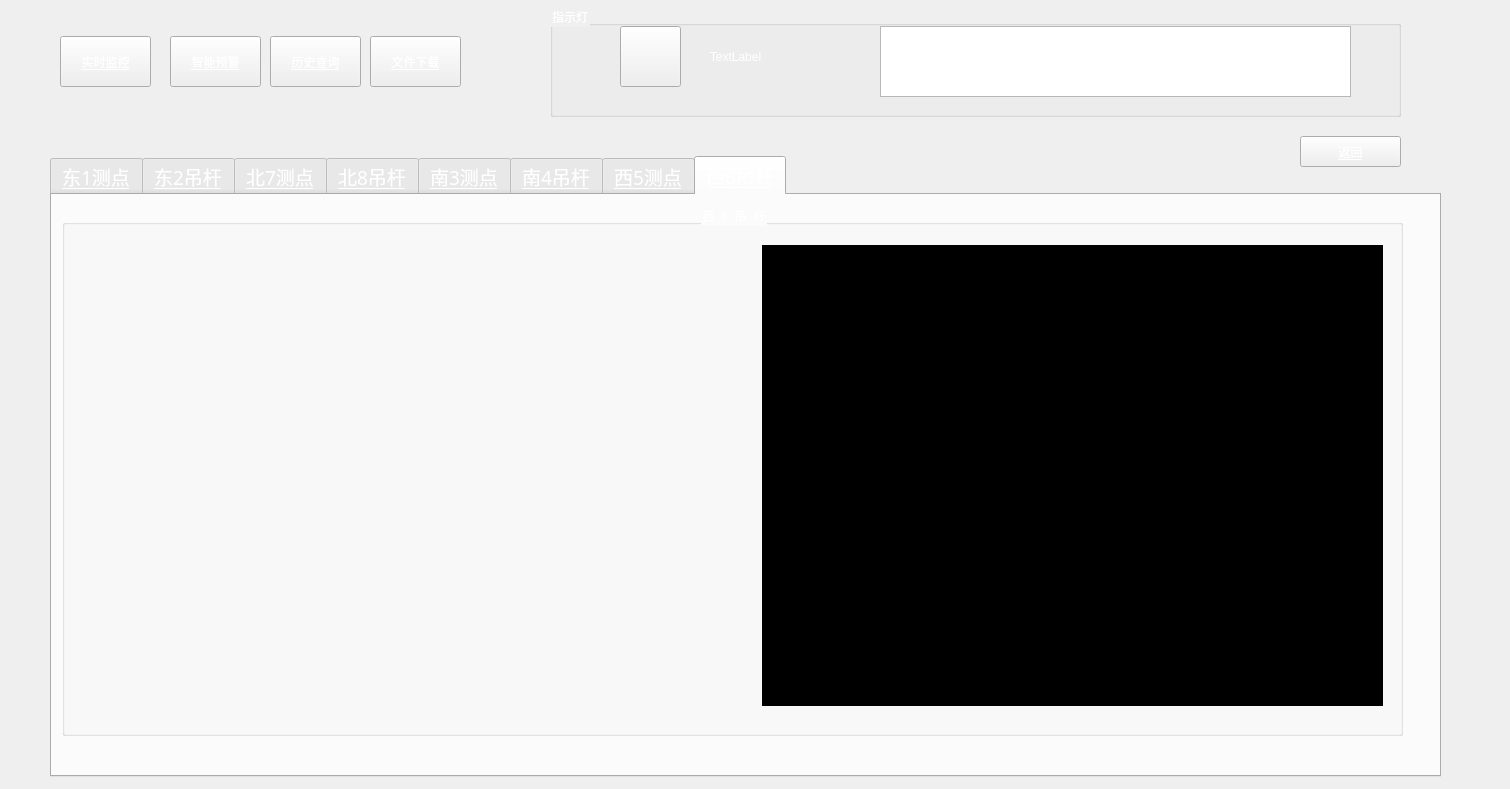
<?xml version="1.0" encoding="UTF-8"?>
<ui version="4.0">
 <class>Contents</class>
 <widget class="QWidget" name="Contents">
  <property name="windowModality">
   <enum>Qt::NonModal</enum>
  </property>
  <property name="geometry">
   <rect>
    <x>0</x>
    <y>0</y>
    <width>1510</width>
    <height>789</height>
   </rect>
  </property>
  <property name="windowTitle">
   <string>Form</string>
  </property>
  <widget class="QWidget" name="widget" native="true">
   <property name="geometry">
    <rect>
     <x>0</x>
     <y>-4</y>
     <width>1471</width>
     <height>791</height>
    </rect>
   </property>
   <property name="layoutDirection">
    <enum>Qt::LeftToRight</enum>
   </property>
   <property name="styleSheet">
    <string notr="true"/>
   </property>
   <widget class="QPushButton" name="pushButton_3">
    <property name="geometry">
     <rect>
      <x>170</x>
      <y>40</y>
      <width>91</width>
      <height>51</height>
     </rect>
    </property>
    <property name="styleSheet">
     <string notr="true">font: 75 14pt &quot;微软雅黑&quot;;
text-decoration: underline;
color: rgb(255, 255, 255);
background-image: url(:/back/image/mybackgroundimage.jpg);</string>
    </property>
    <property name="text">
     <string>智能预警</string>
    </property>
   </widget>
   <widget class="QPushButton" name="pushButton">
    <property name="geometry">
     <rect>
      <x>60</x>
      <y>40</y>
      <width>91</width>
      <height>51</height>
     </rect>
    </property>
    <property name="styleSheet">
     <string notr="true">font: 75 14pt &quot;微软雅黑&quot;;
text-decoration: underline;
color: rgb(255, 255, 255);
background-image: url(:/back/image/mybackgroundimage.jpg);</string>
    </property>
    <property name="text">
     <string>实时监控</string>
    </property>
   </widget>
   <widget class="QWidget" name="widget_2" native="true">
    <property name="geometry">
     <rect>
      <x>20</x>
      <y>140</y>
      <width>1431</width>
      <height>641</height>
     </rect>
    </property>
    <property name="styleSheet">
     <string notr="true"/>
    </property>
    <widget class="QPushButton" name="pushButton_5">
     <property name="geometry">
      <rect>
       <x>1280</x>
       <y>0</y>
       <width>101</width>
       <height>31</height>
      </rect>
     </property>
     <property name="styleSheet">
      <string notr="true">font: 75 14pt &quot;微软雅黑&quot;;
text-decoration: underline;
color: rgb(255, 255, 255);
background-image: url(:/back/image/mybackgroundimage.jpg);</string>
     </property>
     <property name="text">
      <string>返回</string>
     </property>
    </widget>
    <widget class="QTabWidget" name="tabWidget_3">
     <property name="geometry">
      <rect>
       <x>30</x>
       <y>20</y>
       <width>1391</width>
       <height>621</height>
      </rect>
     </property>
     <property name="font">
      <font>
       <family>微软雅黑</family>
       <pointsize>14</pointsize>
       <weight>9</weight>
       <italic>false</italic>
       <bold>false</bold>
       <underline>true</underline>
      </font>
     </property>
     <property name="styleSheet">
      <string notr="true">font: 75 14pt &quot;微软雅黑&quot;;
color: rgb(255, 255, 255);</string>
     </property>
     <property name="currentIndex">
      <number>7</number>
     </property>
     <property name="iconSize">
      <size>
       <width>60</width>
       <height>60</height>
      </size>
     </property>
     <widget class="QWidget" name="tab_5">
      <attribute name="title">
       <string>东1测点</string>
      </attribute>
      <widget class="QGroupBox" name="groupBox_18">
       <property name="geometry">
        <rect>
         <x>10</x>
         <y>10</y>
         <width>1341</width>
         <height>501</height>
        </rect>
       </property>
       <property name="styleSheet">
        <string notr="true">font: 75 14pt &quot;微软雅黑&quot;;
color: rgb(255, 255, 255);</string>
       </property>
       <property name="title">
        <string> 东  1  测  点 </string>
       </property>
       <property name="alignment">
        <set>Qt::AlignCenter</set>
       </property>
       <widget class="QCustomPlot" name="widget_3" native="true">
        <property name="geometry">
         <rect>
          <x>30</x>
          <y>40</y>
          <width>621</width>
          <height>461</height>
         </rect>
        </property>
       </widget>
       <widget class="QTableWidget" name="tableWidget_9">
        <property name="geometry">
         <rect>
          <x>700</x>
          <y>40</y>
          <width>621</width>
          <height>461</height>
         </rect>
        </property>
        <property name="styleSheet">
         <string notr="true">background-color: rgb(0, 0, 0);
color: rgb(255, 255, 255);</string>
        </property>
       </widget>
      </widget>
     </widget>
     <widget class="QWidget" name="tab_6">
      <attribute name="title">
       <string>东2吊杆</string>
      </attribute>
      <widget class="QGroupBox" name="groupBox_20">
       <property name="geometry">
        <rect>
         <x>10</x>
         <y>10</y>
         <width>1341</width>
         <height>531</height>
        </rect>
       </property>
       <property name="layoutDirection">
        <enum>Qt::RightToLeft</enum>
       </property>
       <property name="styleSheet">
        <string notr="true">font: 75 14pt &quot;微软雅黑&quot;;
color: rgb(255, 255, 255);</string>
       </property>
       <property name="title">
        <string> 东  2  吊  杆 </string>
       </property>
       <property name="alignment">
        <set>Qt::AlignCenter</set>
       </property>
       <widget class="QCustomPlot" name="widget_4" native="true">
        <property name="geometry">
         <rect>
          <x>30</x>
          <y>40</y>
          <width>621</width>
          <height>461</height>
         </rect>
        </property>
       </widget>
       <widget class="QTableWidget" name="tableWidget_8">
        <property name="geometry">
         <rect>
          <x>700</x>
          <y>40</y>
          <width>621</width>
          <height>461</height>
         </rect>
        </property>
        <property name="layoutDirection">
         <enum>Qt::LeftToRight</enum>
        </property>
        <property name="styleSheet">
         <string notr="true">background-color: rgb(0, 0, 0);
color: rgb(255, 255, 255);</string>
        </property>
       </widget>
      </widget>
     </widget>
     <widget class="QWidget" name="tab">
      <attribute name="title">
       <string>北7测点</string>
      </attribute>
      <widget class="QGroupBox" name="groupBox_22">
       <property name="geometry">
        <rect>
         <x>10</x>
         <y>10</y>
         <width>1341</width>
         <height>531</height>
        </rect>
       </property>
       <property name="layoutDirection">
        <enum>Qt::RightToLeft</enum>
       </property>
       <property name="styleSheet">
        <string notr="true">font: 75 14pt &quot;微软雅黑&quot;;
color: rgb(255, 255, 255);</string>
       </property>
       <property name="title">
        <string> 北  7  测  点 </string>
       </property>
       <property name="alignment">
        <set>Qt::AlignCenter</set>
       </property>
       <widget class="QCustomPlot" name="widget_7" native="true">
        <property name="geometry">
         <rect>
          <x>30</x>
          <y>40</y>
          <width>621</width>
          <height>461</height>
         </rect>
        </property>
       </widget>
       <widget class="QTableWidget" name="tableWidget">
        <property name="geometry">
         <rect>
          <x>700</x>
          <y>40</y>
          <width>621</width>
          <height>461</height>
         </rect>
        </property>
        <property name="layoutDirection">
         <enum>Qt::LeftToRight</enum>
        </property>
        <property name="styleSheet">
         <string notr="true">background-color: rgb(0, 0, 0);
color: rgb(255, 255, 255);</string>
        </property>
       </widget>
      </widget>
     </widget>
     <widget class="QWidget" name="tab_2">
      <attribute name="title">
       <string>北8吊杆</string>
      </attribute>
      <widget class="QGroupBox" name="groupBox_23">
       <property name="geometry">
        <rect>
         <x>10</x>
         <y>10</y>
         <width>1341</width>
         <height>531</height>
        </rect>
       </property>
       <property name="layoutDirection">
        <enum>Qt::RightToLeft</enum>
       </property>
       <property name="styleSheet">
        <string notr="true">font: 75 14pt &quot;微软雅黑&quot;;
color: rgb(255, 255, 255);</string>
       </property>
       <property name="title">
        <string> 北  8  吊  杆 </string>
       </property>
       <property name="alignment">
        <set>Qt::AlignCenter</set>
       </property>
       <widget class="QCustomPlot" name="widget_8" native="true">
        <property name="geometry">
         <rect>
          <x>30</x>
          <y>40</y>
          <width>621</width>
          <height>461</height>
         </rect>
        </property>
       </widget>
       <widget class="QTableWidget" name="tableWidget_2">
        <property name="geometry">
         <rect>
          <x>700</x>
          <y>40</y>
          <width>621</width>
          <height>461</height>
         </rect>
        </property>
        <property name="layoutDirection">
         <enum>Qt::LeftToRight</enum>
        </property>
        <property name="styleSheet">
         <string notr="true">background-color: rgb(0, 0, 0);
color: rgb(255, 255, 255);</string>
        </property>
       </widget>
      </widget>
     </widget>
     <widget class="QWidget" name="tab_3">
      <attribute name="title">
       <string>南3测点</string>
      </attribute>
      <widget class="QGroupBox" name="groupBox_24">
       <property name="geometry">
        <rect>
         <x>10</x>
         <y>10</y>
         <width>1341</width>
         <height>531</height>
        </rect>
       </property>
       <property name="layoutDirection">
        <enum>Qt::RightToLeft</enum>
       </property>
       <property name="styleSheet">
        <string notr="true">font: 75 14pt &quot;微软雅黑&quot;;
color: rgb(255, 255, 255);</string>
       </property>
       <property name="title">
        <string> 南  3  测  点 </string>
       </property>
       <property name="alignment">
        <set>Qt::AlignCenter</set>
       </property>
       <widget class="QCustomPlot" name="widget_9" native="true">
        <property name="geometry">
         <rect>
          <x>30</x>
          <y>40</y>
          <width>621</width>
          <height>461</height>
         </rect>
        </property>
       </widget>
       <widget class="QTableWidget" name="tableWidget_3">
        <property name="geometry">
         <rect>
          <x>700</x>
          <y>40</y>
          <width>621</width>
          <height>461</height>
         </rect>
        </property>
        <property name="layoutDirection">
         <enum>Qt::LeftToRight</enum>
        </property>
        <property name="styleSheet">
         <string notr="true">background-color: rgb(0, 0, 0);
color: rgb(255, 255, 255);</string>
        </property>
       </widget>
      </widget>
     </widget>
     <widget class="QWidget" name="tab_4">
      <attribute name="title">
       <string>南4吊杆</string>
      </attribute>
      <widget class="QGroupBox" name="groupBox_25">
       <property name="geometry">
        <rect>
         <x>10</x>
         <y>10</y>
         <width>1341</width>
         <height>531</height>
        </rect>
       </property>
       <property name="layoutDirection">
        <enum>Qt::RightToLeft</enum>
       </property>
       <property name="styleSheet">
        <string notr="true">font: 75 14pt &quot;微软雅黑&quot;;
color: rgb(255, 255, 255);</string>
       </property>
       <property name="title">
        <string>南  4  吊  杆</string>
       </property>
       <property name="alignment">
        <set>Qt::AlignCenter</set>
       </property>
       <widget class="QCustomPlot" name="widget_10" native="true">
        <property name="geometry">
         <rect>
          <x>30</x>
          <y>40</y>
          <width>621</width>
          <height>461</height>
         </rect>
        </property>
       </widget>
       <widget class="QTableWidget" name="tableWidget_4">
        <property name="geometry">
         <rect>
          <x>700</x>
          <y>40</y>
          <width>621</width>
          <height>461</height>
         </rect>
        </property>
        <property name="layoutDirection">
         <enum>Qt::LeftToRight</enum>
        </property>
        <property name="styleSheet">
         <string notr="true">background-color: rgb(0, 0, 0);
color: rgb(255, 255, 255);</string>
        </property>
       </widget>
      </widget>
     </widget>
     <widget class="QWidget" name="tab_7">
      <attribute name="title">
       <string>西5测点</string>
      </attribute>
      <widget class="QGroupBox" name="groupBox_26">
       <property name="geometry">
        <rect>
         <x>10</x>
         <y>10</y>
         <width>1341</width>
         <height>531</height>
        </rect>
       </property>
       <property name="layoutDirection">
        <enum>Qt::RightToLeft</enum>
       </property>
       <property name="styleSheet">
        <string notr="true">font: 75 14pt &quot;微软雅黑&quot;;
color: rgb(255, 255, 255);</string>
       </property>
       <property name="title">
        <string>西  5  测  点</string>
       </property>
       <property name="alignment">
        <set>Qt::AlignCenter</set>
       </property>
       <widget class="QCustomPlot" name="widget_11" native="true">
        <property name="geometry">
         <rect>
          <x>30</x>
          <y>40</y>
          <width>621</width>
          <height>461</height>
         </rect>
        </property>
       </widget>
       <widget class="QTableWidget" name="tableWidget_5">
        <property name="geometry">
         <rect>
          <x>700</x>
          <y>40</y>
          <width>621</width>
          <height>461</height>
         </rect>
        </property>
        <property name="layoutDirection">
         <enum>Qt::LeftToRight</enum>
        </property>
        <property name="styleSheet">
         <string notr="true">background-color: rgb(0, 0, 0);
color: rgb(255, 255, 255);</string>
        </property>
       </widget>
      </widget>
     </widget>
     <widget class="QWidget" name="tab_8">
      <attribute name="title">
       <string>西6吊杆</string>
      </attribute>
      <widget class="QGroupBox" name="groupBox_27">
       <property name="geometry">
        <rect>
         <x>10</x>
         <y>10</y>
         <width>1341</width>
         <height>531</height>
        </rect>
       </property>
       <property name="layoutDirection">
        <enum>Qt::RightToLeft</enum>
       </property>
       <property name="styleSheet">
        <string notr="true">font: 75 14pt &quot;微软雅黑&quot;;
color: rgb(255, 255, 255);</string>
       </property>
       <property name="title">
        <string>西  6  吊  杆</string>
       </property>
       <property name="alignment">
        <set>Qt::AlignCenter</set>
       </property>
       <widget class="QCustomPlot" name="widget_12" native="true">
        <property name="geometry">
         <rect>
          <x>30</x>
          <y>40</y>
          <width>621</width>
          <height>461</height>
         </rect>
        </property>
       </widget>
       <widget class="QTableWidget" name="tableWidget_6">
        <property name="geometry">
         <rect>
          <x>700</x>
          <y>40</y>
          <width>621</width>
          <height>461</height>
         </rect>
        </property>
        <property name="layoutDirection">
         <enum>Qt::LeftToRight</enum>
        </property>
        <property name="styleSheet">
         <string notr="true">background-color: rgb(0, 0, 0);
color: rgb(255, 255, 255);</string>
        </property>
       </widget>
      </widget>
     </widget>
    </widget>
   </widget>
   <widget class="QGroupBox" name="groupBox">
    <property name="geometry">
     <rect>
      <x>550</x>
      <y>10</y>
      <width>851</width>
      <height>111</height>
     </rect>
    </property>
    <property name="styleSheet">
     <string notr="true">font: 75 14pt &quot;微软雅黑&quot;;
color: rgb(255, 255, 255);
background-image: url(:/back/image/mybackgroundimage.jpg);</string>
    </property>
    <property name="title">
     <string>指示灯</string>
    </property>
    <widget class="QPushButton" name="IndicatorLight_3">
     <property name="geometry">
      <rect>
       <x>70</x>
       <y>20</y>
       <width>61</width>
       <height>61</height>
      </rect>
     </property>
     <property name="styleSheet">
      <string notr="true"/>
     </property>
     <property name="text">
      <string/>
     </property>
    </widget>
    <widget class="QLabel" name="label">
     <property name="geometry">
      <rect>
       <x>140</x>
       <y>30</y>
       <width>91</width>
       <height>41</height>
      </rect>
     </property>
     <property name="text">
      <string>TextLabel</string>
     </property>
     <property name="alignment">
      <set>Qt::AlignCenter</set>
     </property>
    </widget>
    <widget class="QTextEdit" name="textEdit">
     <property name="geometry">
      <rect>
       <x>330</x>
       <y>20</y>
       <width>471</width>
       <height>71</height>
      </rect>
     </property>
     <property name="sizeAdjustPolicy">
      <enum>QAbstractScrollArea::AdjustToContentsOnFirstShow</enum>
     </property>
     <property name="html">
      <string>&lt;!DOCTYPE HTML PUBLIC &quot;-//W3C//DTD HTML 4.0//EN&quot; &quot;http://www.w3.org/TR/REC-html40/strict.dtd&quot;&gt;
&lt;html&gt;&lt;head&gt;&lt;meta name=&quot;qrichtext&quot; content=&quot;1&quot; /&gt;&lt;style type=&quot;text/css&quot;&gt;
p, li { white-space: pre-wrap; }
&lt;/style&gt;&lt;/head&gt;&lt;body style=&quot; font-family:'微软雅黑'; font-size:14pt; font-weight:72; font-style:normal;&quot;&gt;
&lt;p style=&quot; margin-top:0px; margin-bottom:0px; margin-left:0px; margin-right:0px; -qt-block-indent:0; text-indent:0px;&quot;&gt;告警信息：&lt;/p&gt;&lt;/body&gt;&lt;/html&gt;</string>
     </property>
    </widget>
   </widget>
   <widget class="QPushButton" name="pushButton_2">
    <property name="geometry">
     <rect>
      <x>270</x>
      <y>40</y>
      <width>91</width>
      <height>51</height>
     </rect>
    </property>
    <property name="styleSheet">
     <string notr="true">font: 75 14pt &quot;微软雅黑&quot;;
text-decoration: underline;
color: rgb(255, 255, 255);
background-image: url(:/back/image/mybackgroundimage.jpg);</string>
    </property>
    <property name="text">
     <string>历史查询</string>
    </property>
   </widget>
   <widget class="QPushButton" name="pushButton_4">
    <property name="geometry">
     <rect>
      <x>370</x>
      <y>40</y>
      <width>91</width>
      <height>51</height>
     </rect>
    </property>
    <property name="styleSheet">
     <string notr="true">font: 75 14pt &quot;微软雅黑&quot;;
text-decoration: underline;
color: rgb(255, 255, 255);
background-image: url(:/back/image/mybackgroundimage.jpg);</string>
    </property>
    <property name="text">
     <string>文件下载</string>
    </property>
   </widget>
  </widget>
 </widget>
 <customwidgets>
  <customwidget>
   <class>QCustomPlot</class>
   <extends>QWidget</extends>
   <header location="global">qcustomplot.h</header>
   <container>1</container>
  </customwidget>
 </customwidgets>
 <resources/>
 <connections/>
</ui>
